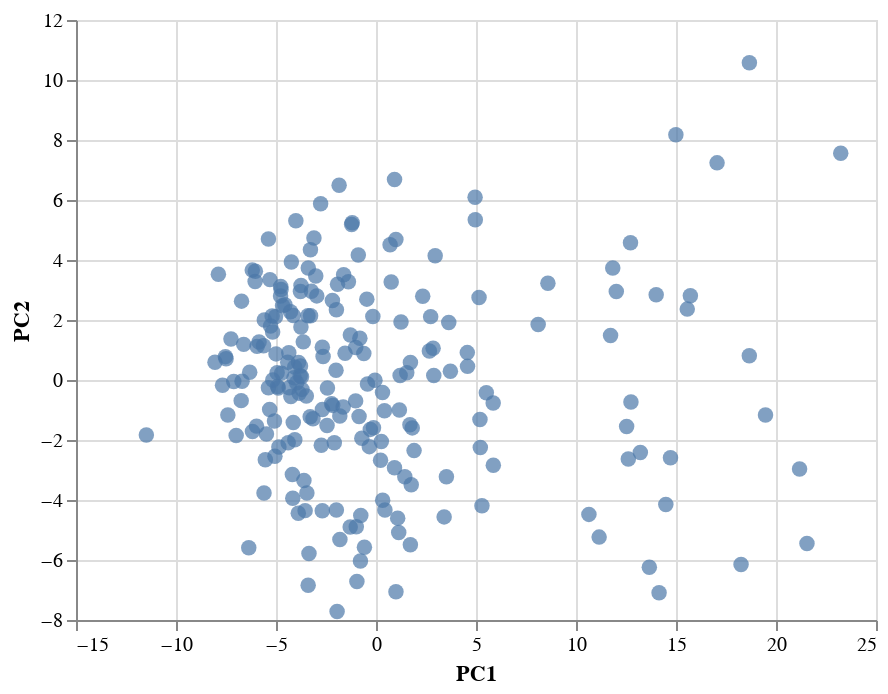

Notebook cell for this chart:
### Code cell
import altair as alt

source = Xf_pca.reset_index()

alt.Chart(source).mark_circle(size=60).encode(
    x='PC1',
    y='PC2',
    tooltip=['Sample ID']
).interactive()

### Figure 1 — Vega-Lite specification as saved in the notebook (floating-point values rounded to 4 significant figures; data arrays with more than 128 entries replaced by an {"elided": "..."} marker saying what was removed)
{"config": {"view": {"continuousWidth": 400, "continuousHeight": 300}}, "data": {"name": "data-5f365f1be7d3c38c1c164e1c38e8c701"}, "mark": {"type": "circle", "size": 60}, "encoding": {"tooltip": [{"field": "Sample ID", "type": "nominal"}], "x": {"field": "PC1", "type": "quantitative"}, "y": {"field": "PC2", "type": "quantitative"}}, "selection": {"selector005": {"type": "interval", "bind": "scales", "encodings": ["x", "y"]}}, "$schema": "https://vega.github.io/schema/vega-lite/v4.17.0.json", "datasets": {"data-5f365f1be7d3c38c1c164e1c38e8c701": {"elided": "214 records"}}}
